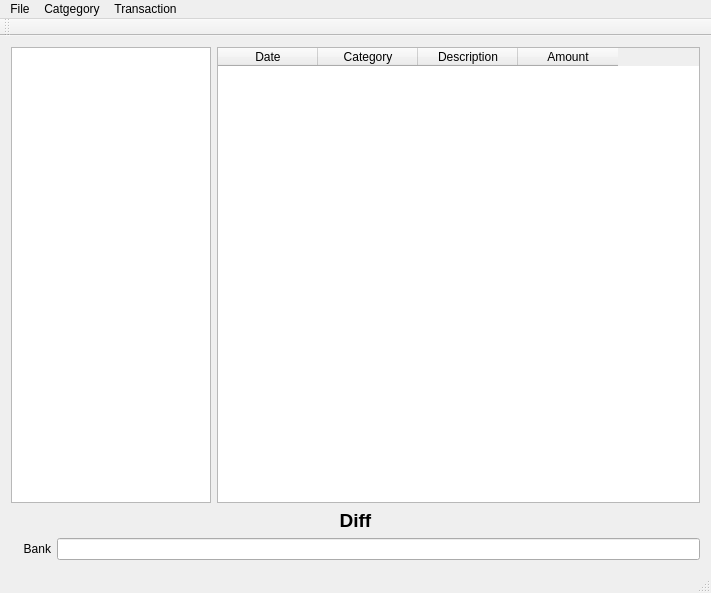
<?xml version="1.0" encoding="UTF-8"?>
<ui version="4.0">
 <class>MainWindow</class>
 <widget class="QMainWindow" name="MainWindow">
  <property name="geometry">
   <rect>
    <x>0</x>
    <y>0</y>
    <width>711</width>
    <height>593</height>
   </rect>
  </property>
  <property name="windowTitle">
   <string>MainWindow</string>
  </property>
  <widget class="QWidget" name="centralWidget">
   <layout class="QVBoxLayout" name="verticalLayout">
    <item>
     <layout class="QVBoxLayout" name="mainLayout">
      <item>
       <layout class="QHBoxLayout" name="horizontalLayout">
        <item>
         <widget class="QTreeView" name="summaryTree">
          <property name="maximumSize">
           <size>
            <width>200</width>
            <height>16777215</height>
           </size>
          </property>
          <attribute name="headerDefaultSectionSize">
           <number>100</number>
          </attribute>
         </widget>
        </item>
        <item>
         <widget class="QTableWidget" name="transactionTable">
          <property name="rowCount">
           <number>0</number>
          </property>
          <property name="columnCount">
           <number>4</number>
          </property>
          <attribute name="verticalHeaderDefaultSectionSize">
           <number>19</number>
          </attribute>
          <column>
           <property name="text">
            <string>Date</string>
           </property>
          </column>
          <column>
           <property name="text">
            <string>Category</string>
           </property>
          </column>
          <column>
           <property name="text">
            <string>Description</string>
           </property>
          </column>
          <column>
           <property name="text">
            <string>Amount</string>
           </property>
          </column>
         </widget>
        </item>
       </layout>
      </item>
      <item>
       <widget class="QLabel" name="diffLabel">
        <property name="enabled">
         <bool>true</bool>
        </property>
        <property name="font">
         <font>
          <pointsize>14</pointsize>
          <weight>75</weight>
          <bold>true</bold>
         </font>
        </property>
        <property name="text">
         <string>Diff</string>
        </property>
        <property name="alignment">
         <set>Qt::AlignCenter</set>
        </property>
       </widget>
      </item>
      <item>
       <layout class="QHBoxLayout" name="bankLayout">
        <item>
         <widget class="QLabel" name="bankLabel">
          <property name="minimumSize">
           <size>
            <width>40</width>
            <height>0</height>
           </size>
          </property>
          <property name="text">
           <string>Bank</string>
          </property>
          <property name="alignment">
           <set>Qt::AlignRight|Qt::AlignTrailing|Qt::AlignVCenter</set>
          </property>
         </widget>
        </item>
        <item>
         <widget class="QLineEdit" name="bankEdit"/>
        </item>
       </layout>
      </item>
     </layout>
    </item>
   </layout>
  </widget>
  <widget class="QMenuBar" name="menuBar">
   <property name="geometry">
    <rect>
     <x>0</x>
     <y>0</y>
     <width>711</width>
     <height>21</height>
    </rect>
   </property>
   <widget class="QMenu" name="menuQBudget">
    <property name="title">
     <string>File</string>
    </property>
    <addaction name="actionNew"/>
    <addaction name="action_Open"/>
    <addaction name="action_Save"/>
    <addaction name="actionSave_As"/>
    <addaction name="actionNext_month"/>
   </widget>
   <widget class="QMenu" name="menuCatgegory">
    <property name="title">
     <string>Catgegory</string>
    </property>
    <addaction name="actionEdit"/>
   </widget>
   <widget class="QMenu" name="menuTransaction">
    <property name="title">
     <string>Transaction</string>
    </property>
    <addaction name="actionOpen_List"/>
   </widget>
   <addaction name="menuQBudget"/>
   <addaction name="menuCatgegory"/>
   <addaction name="menuTransaction"/>
  </widget>
  <widget class="QToolBar" name="mainToolBar">
   <attribute name="toolBarArea">
    <enum>TopToolBarArea</enum>
   </attribute>
   <attribute name="toolBarBreak">
    <bool>false</bool>
   </attribute>
  </widget>
  <widget class="QStatusBar" name="statusBar"/>
  <action name="action_Save">
   <property name="enabled">
    <bool>false</bool>
   </property>
   <property name="text">
    <string>&amp;Save</string>
   </property>
   <property name="shortcut">
    <string>Ctrl+S</string>
   </property>
   <property name="shortcutContext">
    <enum>Qt::WindowShortcut</enum>
   </property>
  </action>
  <action name="action_Open">
   <property name="text">
    <string>&amp;Open</string>
   </property>
   <property name="shortcut">
    <string>Ctrl+O</string>
   </property>
  </action>
  <action name="actionEdit">
   <property name="enabled">
    <bool>false</bool>
   </property>
   <property name="text">
    <string>Edit</string>
   </property>
  </action>
  <action name="actionNext_month">
   <property name="enabled">
    <bool>false</bool>
   </property>
   <property name="text">
    <string>Next month...</string>
   </property>
   <property name="shortcut">
    <string>Ctrl+M</string>
   </property>
  </action>
  <action name="actionSave_As">
   <property name="enabled">
    <bool>false</bool>
   </property>
   <property name="text">
    <string>Save As...</string>
   </property>
  </action>
  <action name="actionNew">
   <property name="text">
    <string>New</string>
   </property>
   <property name="shortcut">
    <string>Ctrl+N</string>
   </property>
  </action>
  <action name="actionOpen_List">
   <property name="text">
    <string>Open List</string>
   </property>
  </action>
 </widget>
 <layoutdefault spacing="6" margin="11"/>
 <resources/>
 <connections>
  <connection>
   <sender>action_Save</sender>
   <signal>triggered()</signal>
   <receiver>MainWindow</receiver>
   <slot>saveBudget()</slot>
   <hints>
    <hint type="sourcelabel">
     <x>-1</x>
     <y>-1</y>
    </hint>
    <hint type="destinationlabel">
     <x>199</x>
     <y>149</y>
    </hint>
   </hints>
  </connection>
  <connection>
   <sender>action_Open</sender>
   <signal>triggered()</signal>
   <receiver>MainWindow</receiver>
   <slot>openBudget()</slot>
   <hints>
    <hint type="sourcelabel">
     <x>-1</x>
     <y>-1</y>
    </hint>
    <hint type="destinationlabel">
     <x>199</x>
     <y>149</y>
    </hint>
   </hints>
  </connection>
  <connection>
   <sender>actionEdit</sender>
   <signal>triggered()</signal>
   <receiver>MainWindow</receiver>
   <slot>editCategoryWindow()</slot>
   <hints>
    <hint type="sourcelabel">
     <x>-1</x>
     <y>-1</y>
    </hint>
    <hint type="destinationlabel">
     <x>319</x>
     <y>238</y>
    </hint>
   </hints>
  </connection>
  <connection>
   <sender>bankEdit</sender>
   <signal>editingFinished()</signal>
   <receiver>MainWindow</receiver>
   <slot>updateBank()</slot>
   <hints>
    <hint type="sourcelabel">
     <x>342</x>
     <y>551</y>
    </hint>
    <hint type="destinationlabel">
     <x>319</x>
     <y>296</y>
    </hint>
   </hints>
  </connection>
  <connection>
   <sender>transactionTable</sender>
   <signal>cellDoubleClicked(int,int)</signal>
   <receiver>MainWindow</receiver>
   <slot>tableTransDoubleClick(int,int)</slot>
   <hints>
    <hint type="sourcelabel">
     <x>458</x>
     <y>264</y>
    </hint>
    <hint type="destinationlabel">
     <x>355</x>
     <y>296</y>
    </hint>
   </hints>
  </connection>
  <connection>
   <sender>actionNext_month</sender>
   <signal>triggered()</signal>
   <receiver>MainWindow</receiver>
   <slot>generateNextMonth()</slot>
   <hints>
    <hint type="sourcelabel">
     <x>-1</x>
     <y>-1</y>
    </hint>
    <hint type="destinationlabel">
     <x>355</x>
     <y>296</y>
    </hint>
   </hints>
  </connection>
  <connection>
   <sender>actionSave_As</sender>
   <signal>triggered()</signal>
   <receiver>MainWindow</receiver>
   <slot>saveBudgetAs()</slot>
   <hints>
    <hint type="sourcelabel">
     <x>-1</x>
     <y>-1</y>
    </hint>
    <hint type="destinationlabel">
     <x>355</x>
     <y>296</y>
    </hint>
   </hints>
  </connection>
  <connection>
   <sender>actionNew</sender>
   <signal>triggered()</signal>
   <receiver>MainWindow</receiver>
   <slot>newBudget()</slot>
   <hints>
    <hint type="sourcelabel">
     <x>-1</x>
     <y>-1</y>
    </hint>
    <hint type="destinationlabel">
     <x>355</x>
     <y>296</y>
    </hint>
   </hints>
  </connection>
  <connection>
   <sender>actionOpen_List</sender>
   <signal>triggered()</signal>
   <receiver>MainWindow</receiver>
   <slot>openListWindow()</slot>
   <hints>
    <hint type="sourcelabel">
     <x>-1</x>
     <y>-1</y>
    </hint>
    <hint type="destinationlabel">
     <x>355</x>
     <y>296</y>
    </hint>
   </hints>
  </connection>
 </connections>
</ui>
